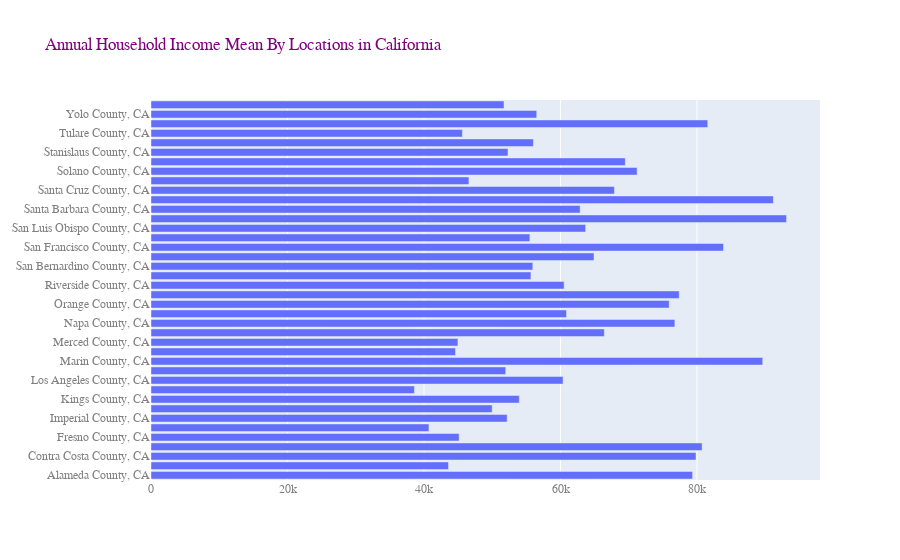

The code cell stored with this chart in its notebook:
### Code cell
import plotly.graph_objects as go

fig = go.Figure(go.Bar(
            x=loca["Household Income by Race"],
            y=loca["Geography"],
            orientation='h'
            ))
fig.update_layout(
    title="Annual Household Income Mean By Locations in California",
    font_family="Courier New",
    font_color="gray",
    title_font_family="Times New Roman",
    title_font_color="Purple",
    legend_title_font_color="green"
)
fig.show()

### Figure 1 — Plotly figure (JSON) as saved in the notebook; plotly's stock layout.template omitted (floating-point values rounded to 4 significant figures)
{"data": [{"orientation": "h", "type": "bar", "x": [79350.0, 43592, 79850.0, 80750.0, 45150.0, 40720.0, 52190.0, 49990.0, 53960.0, 38600.0, 60380.0, 51980.0, 89630.0, 44620.0, 44970.0, 66420.0, 76760.0, 60880.0, 75920.0, 77390.0, 60530.0, 55670.0, 55940.0, 64910.0, 83880.0, 55510.0, 63680.0, 93119, 62880.0, 91190.0, 67900.0, 46580.0, 71230.0, 69500.0, 52310.0, 56030.0, 45620.0, 81580.0, 56520.0, 51730.0], "y": ["Alameda County, CA", "Butte County, CA", "Contra Costa County, CA", "El Dorado County, CA", "Fresno County, CA", "Humboldt County, CA", "Imperial County, CA", "Kern County, CA", "Kings County, CA", "Lake County, CA", "Los Angeles County, CA", "Madera County, CA", "Marin County, CA", "Mendocino County, CA", "Merced County, CA", "Monterey County, CA", "Napa County, CA", "Nevada County, CA", "Orange County, CA", "Placer County, CA", "Riverside County, CA", "Sacramento County, CA", "San Bernardino County, CA", "San Diego County, CA", "San Francisco County, CA", "San Joaquin County, CA", "San Luis Obispo County, CA", "San Mateo County, CA", "Santa Barbara County, CA", "Santa Clara County, CA", "Santa Cruz County, CA", "Shasta County, CA", "Solano County, CA", "Sonoma County, CA", "Stanislaus County, CA", "Sutter County, CA", "Tulare County, CA", "Ventura County, CA", "Yolo County, CA", "Yuba County, CA"]}], "layout": {"font": {"color": "gray", "family": "Courier New"}, "legend": {"title": {"font": {"color": "green"}}}, "title": {"font": {"color": "Purple", "family": "Times New Roman"}, "text": "Annual Household Income Mean By Locations in California"}}}
